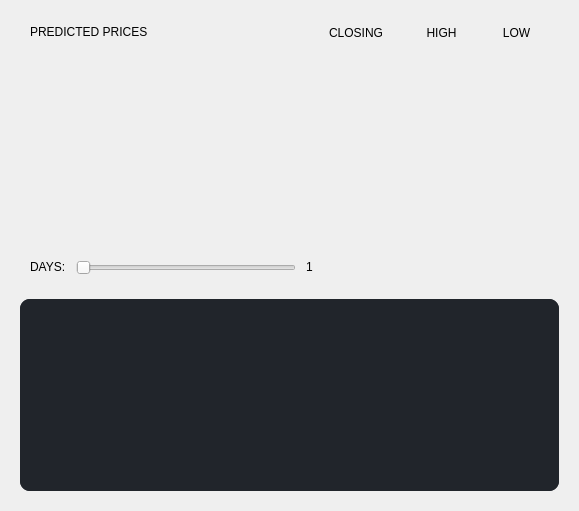
                  <widget class="QFrame" name="cryptoPredDiv">
                   <property name="minimumSize">
                    <size>
                     <width>0</width>
                     <height>0</height>
                    </size>
                   </property>
                   <property name="frameShape">
                    <enum>QFrame::NoFrame</enum>
                   </property>
                   <property name="frameShadow">
                    <enum>QFrame::Raised</enum>
                   </property>
                   <layout class="QVBoxLayout" name="verticalLayout_13">
                    <property name="spacing">
                     <number>20</number>
                    </property>
                    <property name="leftMargin">
                     <number>20</number>
                    </property>
                    <property name="topMargin">
                     <number>20</number>
                    </property>
                    <property name="rightMargin">
                     <number>20</number>
                    </property>
                    <property name="bottomMargin">
                     <number>20</number>
                    </property>
                    <item>
                     <widget class="QFrame" name="cryptoPredFrame">
                      <property name="maximumSize">
                       <size>
                        <width>16777215</width>
                        <height>16777215</height>
                       </size>
                      </property>
                      <property name="frameShape">
                       <enum>QFrame::NoFrame</enum>
                      </property>
                      <property name="frameShadow">
                       <enum>QFrame::Raised</enum>
                      </property>
                      <layout class="QVBoxLayout" name="verticalLayout_14">
                       <property name="spacing">
                        <number>10</number>
                       </property>
                       <property name="leftMargin">
                        <number>0</number>
                       </property>
                       <property name="topMargin">
                        <number>0</number>
                       </property>
                       <property name="rightMargin">
                        <number>0</number>
                       </property>
                       <property name="bottomMargin">
                        <number>0</number>
                       </property>
                       <item>
                        <widget class="QFrame" name="frame_26">
                         <property name="frameShape">
                          <enum>QFrame::NoFrame</enum>
                         </property>
                         <property name="frameShadow">
                          <enum>QFrame::Raised</enum>
                         </property>
                         <layout class="QHBoxLayout" name="horizontalLayout_19">
                          <property name="spacing">
                           <number>0</number>
                          </property>
                          <property name="leftMargin">
                           <number>10</number>
                          </property>
                          <property name="topMargin">
                           <number>0</number>
                          </property>
                          <property name="rightMargin">
                           <number>10</number>
                          </property>
                          <property name="bottomMargin">
                           <number>0</number>
                          </property>
                          <item>
                           <widget class="QFrame" name="frame_27">
                            <property name="frameShape">
                             <enum>QFrame::NoFrame</enum>
                            </property>
                            <property name="frameShadow">
                             <enum>QFrame::Raised</enum>
                            </property>
                            <layout class="QVBoxLayout" name="verticalLayout_23">
                             <property name="spacing">
                              <number>0</number>
                             </property>
                             <property name="leftMargin">
                              <number>0</number>
                             </property>
                             <property name="topMargin">
                              <number>0</number>
                             </property>
                             <property name="rightMargin">
                              <number>0</number>
                             </property>
                             <property name="bottomMargin">
                              <number>0</number>
                             </property>
                             <item alignment="Qt::AlignLeft|Qt::AlignVCenter">
                              <widget class="QLabel" name="label_13">
                               <property name="styleSheet">
                                <string notr="true">font: 15px &quot;Segoe UI BOLD&quot;;</string>
                               </property>
                               <property name="text">
                                <string>PREDICTED PRICES</string>
                               </property>
                              </widget>
                             </item>
                            </layout>
                           </widget>
                          </item>
                          <item alignment="Qt::AlignRight">
                           <widget class="QFrame" name="crypto_predPriceButtons">
                            <property name="styleSheet">
                             <string notr="true">* {
	border-radius: 12px; 
	border-color: #2C313A;
	font: 13px &quot;Segoe UI BOLD&quot;;
}

*:hover {
	color: #259CA5;
	border-color: 'white';
}

*:activate, *:focus {
	color: #259CA5;
	background: 'white';
	border-color: 'white';
}</string>
                            </property>
                            <property name="frameShape">
                             <enum>QFrame::NoFrame</enum>
                            </property>
                            <property name="frameShadow">
                             <enum>QFrame::Raised</enum>
                            </property>
                            <layout class="QHBoxLayout" name="horizontalLayout_21">
                             <property name="spacing">
                              <number>10</number>
                             </property>
                             <property name="leftMargin">
                              <number>0</number>
                             </property>
                             <property name="topMargin">
                              <number>0</number>
                             </property>
                             <property name="rightMargin">
                              <number>0</number>
                             </property>
                             <property name="bottomMargin">
                              <number>0</number>
                             </property>
                             <item>
                              <widget class="QPushButton" name="btn_predPriceClosing">
                               <property name="minimumSize">
                                <size>
                                 <width>86</width>
                                 <height>25</height>
                                </size>
                               </property>
                               <property name="text">
                                <string>CLOSING</string>
                               </property>
                              </widget>
                             </item>
                             <item>
                              <widget class="QPushButton" name="btn_predPriceHigh">
                               <property name="minimumSize">
                                <size>
                                 <width>65</width>
                                 <height>25</height>
                                </size>
                               </property>
                               <property name="text">
                                <string>HIGH</string>
                               </property>
                              </widget>
                             </item>
                             <item>
                              <widget class="QPushButton" name="btn_predPriceLow">
                               <property name="minimumSize">
                                <size>
                                 <width>65</width>
                                 <height>25</height>
                                </size>
                               </property>
                               <property name="text">
                                <string>LOW</string>
                               </property>
                              </widget>
                             </item>
                            </layout>
                           </widget>
                          </item>
                         </layout>
                        </widget>
                       </item>
                       <item>
                        <widget class="QFrame" name="crypto_predGraphFrame">
                         <property name="minimumSize">
                          <size>
                           <width>0</width>
                           <height>0</height>
                          </size>
                         </property>
                         <property name="styleSheet">
                          <string notr="true">border-radius: 0; background: transparent;</string>
                         </property>
                         <property name="frameShape">
                          <enum>QFrame::NoFrame</enum>
                         </property>
                         <property name="frameShadow">
                          <enum>QFrame::Raised</enum>
                         </property>
                         <layout class="QVBoxLayout" name="verticalLayout_22">
                          <property name="spacing">
                           <number>0</number>
                          </property>
                          <property name="leftMargin">
                           <number>0</number>
                          </property>
                          <property name="topMargin">
                           <number>0</number>
                          </property>
                          <property name="rightMargin">
                           <number>0</number>
                          </property>
                          <property name="bottomMargin">
                           <number>0</number>
                          </property>
                          <item>
                           <widget class="PlotWidget" name="crypto_predGraph">
                            <property name="frameShape">
                             <enum>QFrame::NoFrame</enum>
                            </property>
                           </widget>
                          </item>
                         </layout>
                        </widget>
                       </item>
                       <item>
                        <widget class="QFrame" name="frame_28">
                         <property name="minimumSize">
                          <size>
                           <width>0</width>
                           <height>10</height>
                          </size>
                         </property>
                         <property name="frameShape">
                          <enum>QFrame::NoFrame</enum>
                         </property>
                         <property name="frameShadow">
                          <enum>QFrame::Raised</enum>
                         </property>
                         <layout class="QHBoxLayout" name="horizontalLayout_20">
                          <property name="spacing">
                           <number>0</number>
                          </property>
                          <property name="leftMargin">
                           <number>10</number>
                          </property>
                          <property name="topMargin">
                           <number>0</number>
                          </property>
                          <property name="rightMargin">
                           <number>10</number>
                          </property>
                          <property name="bottomMargin">
                           <number>0</number>
                          </property>
                          <item alignment="Qt::AlignLeft|Qt::AlignVCenter">
                           <widget class="QFrame" name="sliderFrame">
                            <property name="frameShape">
                             <enum>QFrame::NoFrame</enum>
                            </property>
                            <property name="frameShadow">
                             <enum>QFrame::Raised</enum>
                            </property>
                            <layout class="QHBoxLayout" name="horizontalLayout_22">
                             <property name="spacing">
                              <number>10</number>
                             </property>
                             <property name="leftMargin">
                              <number>0</number>
                             </property>
                             <property name="topMargin">
                              <number>0</number>
                             </property>
                             <property name="rightMargin">
                              <number>0</number>
                             </property>
                             <property name="bottomMargin">
                              <number>0</number>
                             </property>
                             <item alignment="Qt::AlignVCenter">
                              <widget class="QLabel" name="label_14">
                               <property name="text">
                                <string>DAYS:</string>
                               </property>
                              </widget>
                             </item>
                             <item>
                              <widget class="QSlider" name="crypto_predSlider">
                               <property name="minimumSize">
                                <size>
                                 <width>220</width>
                                 <height>0</height>
                                </size>
                               </property>
                               <property name="minimum">
                                <number>1</number>
                               </property>
                               <property name="maximum">
                                <number>14</number>
                               </property>
                               <property name="orientation">
                                <enum>Qt::Horizontal</enum>
                               </property>
                               <property name="tickPosition">
                                <enum>QSlider::NoTicks</enum>
                               </property>
                               <property name="tickInterval">
                                <number>0</number>
                               </property>
                              </widget>
                             </item>
                             <item alignment="Qt::AlignVCenter">
                              <widget class="QLabel" name="crypto_daysValue">
                               <property name="text">
                                <string>1</string>
                               </property>
                              </widget>
                             </item>
                            </layout>
                           </widget>
                          </item>
                          <item>
                           <widget class="QFrame" name="crypto_predRangeLabelFrame">
                            <property name="frameShape">
                             <enum>QFrame::NoFrame</enum>
                            </property>
                            <property name="frameShadow">
                             <enum>QFrame::Raised</enum>
                            </property>
                            <layout class="QVBoxLayout" name="verticalLayout_24">
                             <property name="spacing">
                              <number>0</number>
                             </property>
                             <property name="leftMargin">
                              <number>0</number>
                             </property>
                             <property name="topMargin">
                              <number>0</number>
                             </property>
                             <property name="rightMargin">
                              <number>0</number>
                             </property>
                             <property name="bottomMargin">
                              <number>0</number>
                             </property>
                             <item alignment="Qt::AlignRight">
                              <widget class="QLabel" name="crypto_predRangeLabel">
                               <property name="minimumSize">
                                <size>
                                 <width>236</width>
                                 <height>22</height>
                                </size>
                               </property>
                               <property name="toolTip">
                                <string>Prediction Range</string>
                               </property>
                               <property name="text">
                                <string/>
                               </property>
                               <property name="alignment">
                                <set>Qt::AlignRight|Qt::AlignTrailing|Qt::AlignVCenter</set>
                               </property>
                              </widget>
                             </item>
                            </layout>
                           </widget>
                          </item>
                         </layout>
                        </widget>
                       </item>
                      </layout>
                     </widget>
                    </item>
                    <item>
                     <widget class="QFrame" name="cryptoPredTableFrame">
                      <property name="maximumSize">
                       <size>
                        <width>16777215</width>
                        <height>225</height>
                       </size>
                      </property>
                      <property name="styleSheet">
                       <string notr="true">background: #21252B;
border-radius: 10px;</string>
                      </property>
                      <property name="frameShape">
                       <enum>QFrame::NoFrame</enum>
                      </property>
                      <property name="frameShadow">
                       <enum>QFrame::Raised</enum>
                      </property>
                      <layout class="QVBoxLayout" name="verticalLayout_21">
                       <property name="spacing">
                        <number>0</number>
                       </property>
                       <property name="leftMargin">
                        <number>0</number>
                       </property>
                       <property name="topMargin">
                        <number>0</number>
                       </property>
                       <property name="rightMargin">
                        <number>0</number>
                       </property>
                       <property name="bottomMargin">
                        <number>0</number>
                       </property>
                       <item>
                        <widget class="QTableWidget" name="cryptoPredTable">
                         <property name="frameShape">
                          <enum>QFrame::NoFrame</enum>
                         </property>
                         <property name="verticalScrollBarPolicy">
                          <enum>Qt::ScrollBarAsNeeded</enum>
                         </property>
                         <attribute name="verticalHeaderHighlightSections">
                          <bool>false</bool>
                         </attribute>
                        </widget>
                       </item>
                      </layout>
                     </widget>
                    </item>
                   </layout>
                  </widget>
